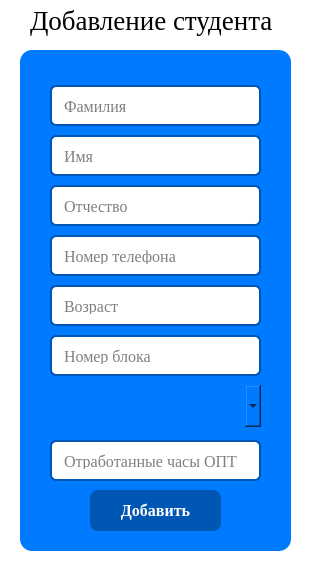
<?xml version="1.0" encoding="UTF-8"?>
<ui version="4.0">
 <class>AddStudent</class>
 <widget class="QDialog" name="AddStudent">
  <property name="geometry">
   <rect>
    <x>0</x>
    <y>0</y>
    <width>312</width>
    <height>570</height>
   </rect>
  </property>
  <property name="windowTitle">
   <string>Dialog</string>
  </property>
  <property name="styleSheet">
   <string notr="true">background-color: #FFFFFF;</string>
  </property>
  <widget class="QLabel" name="header">
   <property name="geometry">
    <rect>
     <x>30</x>
     <y>0</y>
     <width>251</width>
     <height>41</height>
    </rect>
   </property>
   <property name="font">
    <font>
     <family>Times New Roman</family>
     <pointsize>20</pointsize>
    </font>
   </property>
   <property name="text">
    <string>Добавление студента</string>
   </property>
  </widget>
  <widget class="QGroupBox" name="groupBox">
   <property name="geometry">
    <rect>
     <x>20</x>
     <y>50</y>
     <width>271</width>
     <height>501</height>
    </rect>
   </property>
   <property name="styleSheet">
    <string notr="true">QWidget {
    background-color: #007BFF; /* Синий фон для окна */
    border-radius: 12px; /* Закругленные углы */
    padding: 20px; /* Отступы внутри окна */
}</string>
   </property>
   <property name="title">
    <string/>
   </property>
   <widget class="QLineEdit" name="surnameEdit">
    <property name="geometry">
     <rect>
      <x>30</x>
      <y>30</y>
      <width>211</width>
      <height>51</height>
     </rect>
    </property>
    <property name="font">
     <font>
      <family>Times New Roman</family>
      <pointsize>-1</pointsize>
     </font>
    </property>
    <property name="styleSheet">
     <string notr="true">QLineEdit {
    background-color: #FFFFFF; /* Белый фон для полей ввода */
    border: 2px solid #0056b3; /* Синяя рамка */
    border-radius: 6px; /* Закругленные углы */
    padding: 10px; /* Отступы внутри поля */
    font-size: 16px; /* Размер шрифта */
    margin: 5px 0; /* Отступы между полями */
}

QLineEdit:focus {
    border-color: #007BFF; /* Цвет рамки при фокусе */
}</string>
    </property>
    <property name="placeholderText">
     <string>Фамилия</string>
    </property>
   </widget>
   <widget class="QLineEdit" name="nameEdit">
    <property name="geometry">
     <rect>
      <x>30</x>
      <y>80</y>
      <width>211</width>
      <height>51</height>
     </rect>
    </property>
    <property name="font">
     <font>
      <family>Times New Roman</family>
      <pointsize>-1</pointsize>
     </font>
    </property>
    <property name="styleSheet">
     <string notr="true">QLineEdit {
    background-color: #FFFFFF; /* Белый фон для полей ввода */
    border: 2px solid #0056b3; /* Синяя рамка */
    border-radius: 6px; /* Закругленные углы */
    padding: 10px; /* Отступы внутри поля */
    font-size: 16px; /* Размер шрифта */
    margin: 5px 0; /* Отступы между полями */
}

QLineEdit:focus {
    border-color: #007BFF; /* Цвет рамки при фокусе */
}</string>
    </property>
    <property name="placeholderText">
     <string>Имя</string>
    </property>
   </widget>
   <widget class="QLineEdit" name="patronymEdit">
    <property name="geometry">
     <rect>
      <x>30</x>
      <y>130</y>
      <width>211</width>
      <height>51</height>
     </rect>
    </property>
    <property name="font">
     <font>
      <family>Times New Roman</family>
      <pointsize>-1</pointsize>
     </font>
    </property>
    <property name="styleSheet">
     <string notr="true">QLineEdit {
    background-color: #FFFFFF; /* Белый фон для полей ввода */
    border: 2px solid #0056b3; /* Синяя рамка */
    border-radius: 6px; /* Закругленные углы */
    padding: 10px; /* Отступы внутри поля */
    font-size: 16px; /* Размер шрифта */
    margin: 5px 0; /* Отступы между полями */
}

QLineEdit:focus {
    border-color: #007BFF; /* Цвет рамки при фокусе */
}</string>
    </property>
    <property name="placeholderText">
     <string>Отчество</string>
    </property>
   </widget>
   <widget class="QPushButton" name="addButton">
    <property name="geometry">
     <rect>
      <x>70</x>
      <y>420</y>
      <width>131</width>
      <height>61</height>
     </rect>
    </property>
    <property name="font">
     <font>
      <family>Times New Roman</family>
      <pointsize>-1</pointsize>
      <bold>true</bold>
     </font>
    </property>
    <property name="cursor">
     <cursorShape>PointingHandCursor</cursorShape>
    </property>
    <property name="styleSheet">
     <string notr="true">QPushButton {
    background-color: #0056b3; /* Основной цвет фона кнопки */
    color: white; /* Цвет текста кнопки */
    border: none; /* Убираем рамки */
    border-radius: 8px; /* Закругленные углы */
    padding: 10px; /* Отступы внутри кнопки */
    font-size: 16px; /* Размер шрифта кнопки */
    font-weight: bold; /* Жирный текст */
    margin-top: 20px; /* Отступ сверху */
}

QPushButton:hover {
    background-color: #004085; /* Темнее при наведении */
}

QPushButton:pressed {
    background-color: #003366; /* Цвет при нажатии */
}</string>
    </property>
    <property name="text">
     <string>Добавить</string>
    </property>
   </widget>
   <widget class="QLineEdit" name="phoneNumberEdit">
    <property name="geometry">
     <rect>
      <x>30</x>
      <y>180</y>
      <width>211</width>
      <height>51</height>
     </rect>
    </property>
    <property name="font">
     <font>
      <family>Times New Roman</family>
      <pointsize>-1</pointsize>
     </font>
    </property>
    <property name="styleSheet">
     <string notr="true">QLineEdit {
    background-color: #FFFFFF; /* Белый фон для полей ввода */
    border: 2px solid #0056b3; /* Синяя рамка */
    border-radius: 6px; /* Закругленные углы */
    padding: 10px; /* Отступы внутри поля */
    font-size: 16px; /* Размер шрифта */
    margin: 5px 0; /* Отступы между полями */
}

QLineEdit:focus {
    border-color: #007BFF; /* Цвет рамки при фокусе */
}</string>
    </property>
    <property name="placeholderText">
     <string>Номер телефона</string>
    </property>
   </widget>
   <widget class="QLineEdit" name="ageEdit">
    <property name="geometry">
     <rect>
      <x>30</x>
      <y>230</y>
      <width>211</width>
      <height>51</height>
     </rect>
    </property>
    <property name="font">
     <font>
      <family>Times New Roman</family>
      <pointsize>-1</pointsize>
     </font>
    </property>
    <property name="styleSheet">
     <string notr="true">QLineEdit {
    background-color: #FFFFFF; /* Белый фон для полей ввода */
    border: 2px solid #0056b3; /* Синяя рамка */
    border-radius: 6px; /* Закругленные углы */
    padding: 10px; /* Отступы внутри поля */
    font-size: 16px; /* Размер шрифта */
    margin: 5px 0; /* Отступы между полями */
}

QLineEdit:focus {
    border-color: #007BFF; /* Цвет рамки при фокусе */
}</string>
    </property>
    <property name="placeholderText">
     <string>Возраст</string>
    </property>
   </widget>
   <widget class="QLineEdit" name="blockEdit">
    <property name="geometry">
     <rect>
      <x>30</x>
      <y>280</y>
      <width>211</width>
      <height>51</height>
     </rect>
    </property>
    <property name="font">
     <font>
      <family>Times New Roman</family>
      <pointsize>-1</pointsize>
     </font>
    </property>
    <property name="styleSheet">
     <string notr="true">QLineEdit {
    background-color: #FFFFFF; /* Белый фон для полей ввода */
    border: 2px solid #0056b3; /* Синяя рамка */
    border-radius: 6px; /* Закругленные углы */
    padding: 10px; /* Отступы внутри поля */
    font-size: 16px; /* Размер шрифта */
    margin: 5px 0; /* Отступы между полями */
}

QLineEdit:focus {
    border-color: #007BFF; /* Цвет рамки при фокусе */
}</string>
    </property>
    <property name="placeholderText">
     <string>Номер блока</string>
    </property>
   </widget>
   <widget class="QLineEdit" name="optEdit">
    <property name="geometry">
     <rect>
      <x>30</x>
      <y>385</y>
      <width>211</width>
      <height>51</height>
     </rect>
    </property>
    <property name="font">
     <font>
      <family>Times New Roman</family>
      <pointsize>-1</pointsize>
     </font>
    </property>
    <property name="styleSheet">
     <string notr="true">QLineEdit {
    background-color: #FFFFFF; /* Белый фон для полей ввода */
    border: 2px solid #0056b3; /* Синяя рамка */
    border-radius: 6px; /* Закругленные углы */
    padding: 10px; /* Отступы внутри поля */
    font-size: 16px; /* Размер шрифта */
    margin: 5px 0; /* Отступы между полями */
}

QLineEdit:focus {
    border-color: #007BFF; /* Цвет рамки при фокусе */
}</string>
    </property>
    <property name="placeholderText">
     <string>Отработанные часы ОПТ</string>
    </property>
   </widget>
   <widget class="QComboBox" name="activityType">
    <property name="geometry">
     <rect>
      <x>30</x>
      <y>335</y>
      <width>211</width>
      <height>42</height>
     </rect>
    </property>
    <property name="font">
     <font>
      <family>Yu Gothic UI Semilight</family>
      <pointsize>-1</pointsize>
     </font>
    </property>
    <property name="cursor">
     <cursorShape>PointingHandCursor</cursorShape>
    </property>
    <property name="styleSheet">
     <string notr="true">QComboBox {
    background-color: #FFFFFF; /* Белый фон для ComboBox */
    border: 2px solid #0056b3; /* Синяя рамка */
    border-radius: 6px; /* Закругленные углы */
    padding: 10px; /* Отступы внутри ComboBox */
    font-size: 16px; /* Размер шрифта */
    color: #000000; /* Цвет текста */
    padding-right: 30px; /* Отступ справа для стрелки */
}

QComboBox::down-arrow {
    /*image: url(&quot;C:\\Users\\Сергей\\source\\repos\\CloneDormitory\\CloneDormitory\\CloneDormitory\\down-arrow.png&quot;);  Замените на ваш путь к изображению стрелки */
    width: 10px; /* Ширина стрелки */
    height: 10px; /* Высота стрелки */
}

QComboBox::item {
    background-color: #FFFFFF; /* Фон для элементов выпадающего списка */
    color: #000000; /* Цвет текста элементов */
}

QComboBox::item:selected {
    background-color: #007BFF; /* Фон для выбранного элемента */
    color: #FFFFFF; /* Цвет текста для выбранного элемента */
}</string>
    </property>
    <property name="editable">
     <bool>false</bool>
    </property>
    <property name="placeholderText">
     <string/>
    </property>
   </widget>
  </widget>
 </widget>
 <resources/>
 <connections/>
</ui>
